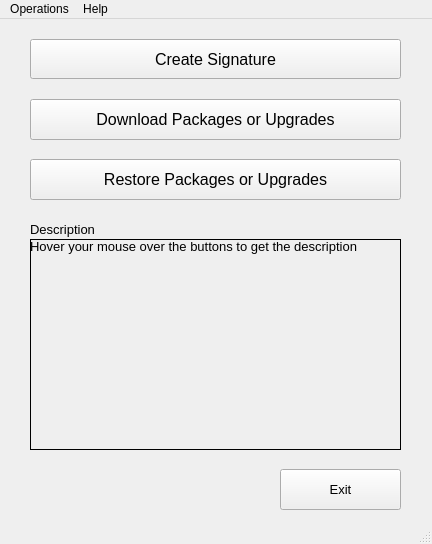
<?xml version="1.0" encoding="UTF-8"?>
<ui version="4.0">
 <class>AptOfflineMain</class>
 <widget class="QMainWindow" name="AptOfflineMain">
  <property name="geometry">
   <rect>
    <x>0</x>
    <y>0</y>
    <width>432</width>
    <height>544</height>
   </rect>
  </property>
  <property name="windowTitle">
   <string>APT Offline</string>
  </property>
  <property name="toolButtonStyle">
   <enum>Qt::ToolButtonIconOnly</enum>
  </property>
  <property name="unifiedTitleAndToolBarOnMac">
   <bool>true</bool>
  </property>
  <widget class="QWidget" name="centralwidget">
   <widget class="QPushButton" name="createProfileButton">
    <property name="geometry">
     <rect>
      <x>30</x>
      <y>20</y>
      <width>371</width>
      <height>40</height>
     </rect>
    </property>
    <property name="font">
     <font>
      <pointsize>12</pointsize>
     </font>
    </property>
    <property name="text">
     <string>Create Signature</string>
    </property>
    <property name="icon">
     <iconset resource="resources.qrc">
      <normaloff>:/icons/icons/contact-new.png</normaloff>:/icons/icons/contact-new.png</iconset>
    </property>
   </widget>
   <widget class="QPushButton" name="downloadButton">
    <property name="geometry">
     <rect>
      <x>30</x>
      <y>80</y>
      <width>371</width>
      <height>41</height>
     </rect>
    </property>
    <property name="font">
     <font>
      <pointsize>12</pointsize>
      <weight>50</weight>
      <bold>false</bold>
     </font>
    </property>
    <property name="text">
     <string>Download Packages or Upgrades</string>
    </property>
    <property name="icon">
     <iconset resource="resources.qrc">
      <normaloff>:/icons/icons/go-down.png</normaloff>:/icons/icons/go-down.png</iconset>
    </property>
   </widget>
   <widget class="QPushButton" name="restoreButton">
    <property name="geometry">
     <rect>
      <x>30</x>
      <y>140</y>
      <width>371</width>
      <height>41</height>
     </rect>
    </property>
    <property name="font">
     <font>
      <pointsize>12</pointsize>
     </font>
    </property>
    <property name="text">
     <string>Restore Packages or Upgrades</string>
    </property>
    <property name="icon">
     <iconset resource="resources.qrc">
      <normaloff>:/icons/icons/install.png</normaloff>:/icons/icons/install.png</iconset>
    </property>
   </widget>
   <widget class="QFrame" name="frame">
    <property name="geometry">
     <rect>
      <x>30</x>
      <y>220</y>
      <width>371</width>
      <height>211</height>
     </rect>
    </property>
    <property name="font">
     <font>
      <pointsize>10</pointsize>
     </font>
    </property>
    <property name="frameShape">
     <enum>QFrame::Box</enum>
    </property>
    <property name="frameShadow">
     <enum>QFrame::Plain</enum>
    </property>
    <property name="lineWidth">
     <number>1</number>
    </property>
    <widget class="QLabel" name="descriptionField">
     <property name="geometry">
      <rect>
       <x>0</x>
       <y>0</y>
       <width>371</width>
       <height>211</height>
      </rect>
     </property>
     <property name="text">
      <string>Hover your mouse over the buttons to get the description</string>
     </property>
     <property name="alignment">
      <set>Qt::AlignLeading|Qt::AlignLeft|Qt::AlignTop</set>
     </property>
     <property name="wordWrap">
      <bool>true</bool>
     </property>
     <property name="margin">
      <number>10</number>
     </property>
    </widget>
   </widget>
   <widget class="QPushButton" name="exitButton">
    <property name="geometry">
     <rect>
      <x>280</x>
      <y>450</y>
      <width>121</width>
      <height>41</height>
     </rect>
    </property>
    <property name="font">
     <font>
      <pointsize>10</pointsize>
     </font>
    </property>
    <property name="text">
     <string>Exit</string>
    </property>
    <property name="icon">
     <iconset resource="resources.qrc">
      <normaloff>:/icons/icons/application-exit.png</normaloff>:/icons/icons/application-exit.png</iconset>
    </property>
   </widget>
   <widget class="QLabel" name="label_2">
    <property name="geometry">
     <rect>
      <x>30</x>
      <y>200</y>
      <width>91</width>
      <height>21</height>
     </rect>
    </property>
    <property name="font">
     <font>
      <pointsize>10</pointsize>
     </font>
    </property>
    <property name="text">
     <string>Description</string>
    </property>
   </widget>
  </widget>
  <widget class="QStatusBar" name="statusbar"/>
  <widget class="QMenuBar" name="menubar">
   <property name="geometry">
    <rect>
     <x>0</x>
     <y>0</y>
     <width>432</width>
     <height>21</height>
    </rect>
   </property>
   <widget class="QMenu" name="menuOperations">
    <property name="title">
     <string>Operations</string>
    </property>
    <addaction name="menuCreateProfile"/>
    <addaction name="menuDownload"/>
    <addaction name="menuInstall"/>
    <addaction name="separator"/>
    <addaction name="menuExit"/>
   </widget>
   <widget class="QMenu" name="menuHelp">
    <property name="title">
     <string>Help</string>
    </property>
    <addaction name="menuHelp_2"/>
    <addaction name="menuAbout"/>
   </widget>
   <addaction name="menuOperations"/>
   <addaction name="menuHelp"/>
  </widget>
  <action name="menuCreateProfile">
   <property name="icon">
    <iconset resource="resources.qrc">
     <normaloff>:/icons/icons/contact-new.png</normaloff>:/icons/icons/contact-new.png</iconset>
   </property>
   <property name="text">
    <string>Create Profile</string>
   </property>
   <property name="shortcut">
    <string>Ctrl+N</string>
   </property>
  </action>
  <action name="menuDownload">
   <property name="icon">
    <iconset resource="resources.qrc">
     <normaloff>:/icons/icons/go-down.png</normaloff>:/icons/icons/go-down.png</iconset>
   </property>
   <property name="text">
    <string>Fetch Packages or Upgrades</string>
   </property>
   <property name="shortcut">
    <string>Ctrl+O</string>
   </property>
  </action>
  <action name="menuInstall">
   <property name="icon">
    <iconset resource="resources.qrc">
     <normaloff>:/icons/icons/install.png</normaloff>:/icons/icons/install.png</iconset>
   </property>
   <property name="text">
    <string>Restore Packages or Upgrades</string>
   </property>
   <property name="shortcut">
    <string>Ctrl+I</string>
   </property>
  </action>
  <action name="menuExit">
   <property name="icon">
    <iconset resource="resources.qrc">
     <normaloff>:/icons/icons/application-exit.png</normaloff>:/icons/icons/application-exit.png</iconset>
   </property>
   <property name="text">
    <string>Exit</string>
   </property>
   <property name="shortcut">
    <string>Ctrl+Q</string>
   </property>
  </action>
  <action name="menuHelp_2">
   <property name="icon">
    <iconset resource="resources.qrc">
     <normaloff>:/icons/icons/help-contents.png</normaloff>:/icons/icons/help-contents.png</iconset>
   </property>
   <property name="text">
    <string>Help</string>
   </property>
   <property name="shortcut">
    <string>F1</string>
   </property>
  </action>
  <action name="menuAbout">
   <property name="icon">
    <iconset resource="resources.qrc">
     <normaloff>:/icons/icons/help-about.png</normaloff>:/icons/icons/help-about.png</iconset>
   </property>
   <property name="text">
    <string>About apt-offline</string>
   </property>
  </action>
 </widget>
 <resources>
  <include location="resources.qrc"/>
 </resources>
 <connections/>
</ui>
